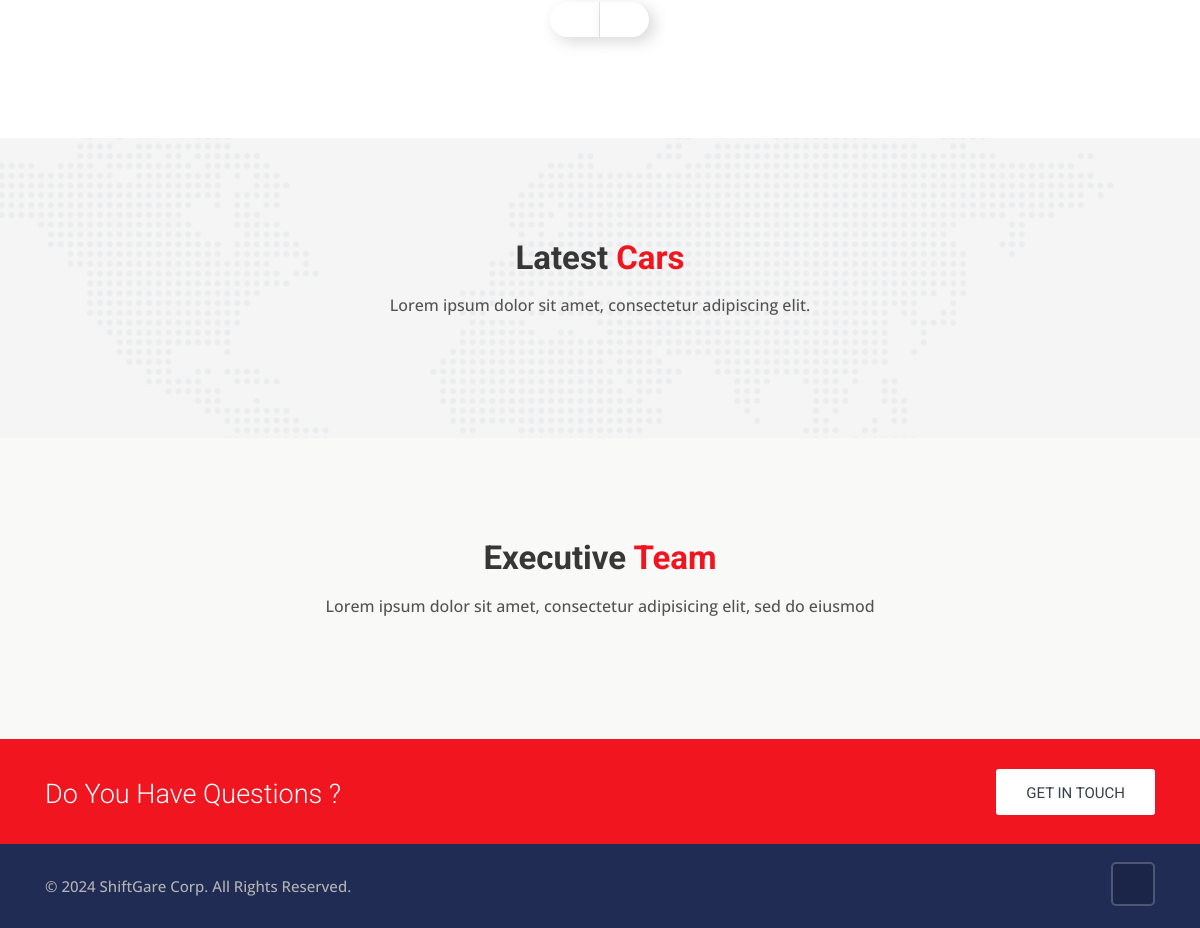
Before: / (lower part) with the older database file.
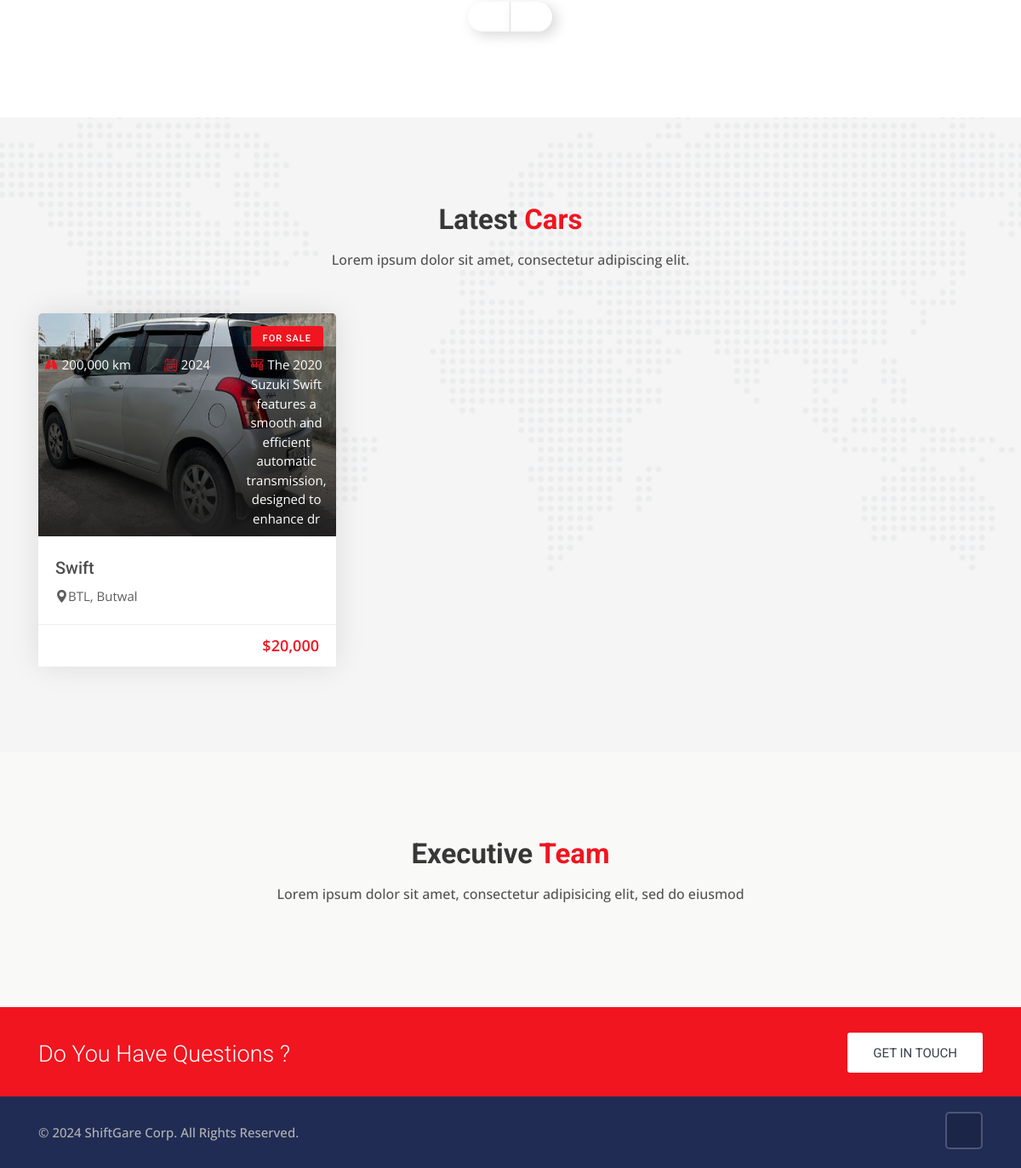
After: the same page with the newer database file.
### cars/models.py (models this page shows, shortened)
class Car(models.Model):
    state_choice = (
('KTM', 'Kathmandu'),
    ('BTL', 'Butwal'),
    ('BHR', 'Bhaktapur'),
    ('LAL', 'Lalitpur'),
    ('NPL', 'Nepalgunj'),
    ('DHA', 'Dhangadhi'),
    ('KAL', 'Kalaiya'),
    ('BIR', 'Biratnagar'),
    ('MOR', 'Morang'),
    ('SYN', 'Syndhuli'),
    ('PAR', 'Parbat'),
    ('KAV', 'Kavre'),
    ('SOL', 'Solukhumbu'),
    ('JAS', 'Jasikhel'),
    ('PAL', 'Palpa'),
    ('NAW', 'Nawalpur'),
    ('MAK', 'Makwanpur'),
    ('BAG', 'Baglung'),
    ('GUL', 'Gulmi'),
    ('DOL', 'Dolakha'),
    ('JUM', 'Jumla'),
    ('BAJ', 'Bajhang'),
    ('DHA', 'Dharan'),
    ('ROL', 'Rolpa'),
    ('RUK', 'Rukum'),
    ('SIND', 'Sindhupalchok'),
    ('KASK', 'Kaski'),
    ('SIRA', 'Siraha'),
    ('MGT', 'Magway'),
    ('BARA', 'Bara'),
    ('LAM', 'Lamjung'),
    ('SUR', 'Surkhet'),
    ('DOL', 'Dolang'),
    ('MUG', 'Muglin'),
    ('JAR', 'Jara'),
    ('BAIT', 'Baitadi'),
    ('SIND', 'Sindhuli'),
    ('KHOT', 'Khotang'),
    ('UDAY', 'Udayapur'),
    ('JHAPA', 'Jhapa'),
    ('NKT', 'Nuwakot'),
    ('TAN', 'Tanahun'),
    ('RAME', 'Ramechhap'),
    ('LAM', 'Lamjung'),
    ('MOR', 'Morang'),
    ('PRA', 'Pratapgarh'),
    ('RUP', 'Rupandehi'),
    ('NAW', 'Nawalpur'),
    ('DHA', 'Dharan'),
    ('DAI', 'Dailekh'),
    ('DOL', 'Dolakha'),
    ('SUN', 'Sunsari'),
    ('TAL', 'Talakjung'),
    ('MAHA', 'Mahottari'),
    ('SIRA', 'Siraha'),
    ('SIND', 'Sindhuli'),
    ('MUG', 'Mugu'),
    ('KANCH', 'Kanchanpur'),
    ('JHAPA', 'Jhapa'),
    ('KAV', 'Kavre'),
    ('DOL', 'Dolpa'),
    ('KARN', 'Karnali'),
    ('BAJ', 'Bajura'),
    ('RAUT', 'Rautahat'),
    ('DAN', 'Dang'),
    ('BANK', 'Banke'),
    )
    year_choice = []
    for r in range(2000, (datetime.now().year+1)):
        year_choice.append((r,r))
    features_choices = (
        ('Cruise Control', 'Cruise Control'),
        ('Audio Interface', 'Audio Interface'),
        ('Airbags', 'Airbags'),
        ('Air Conditioning', 'Air Conditioning'),
        ('Seat Heating', 'Seat Heating'),
        ('Alarm System', 'Alarm System'),
        ('ParkAssist', 'ParkAssist'),
        ('Power Steering', 'Power Steering'),
        ('Reversing Camera', 'Reversing Camera'),
        ('Direct Fuel Injection', 'Direct Fuel Injection'),
        ('Auto Start/Stop', 'Auto Start/Stop'),
        ('Wind Deflector', 'Wind Deflector'),
        ('Bluetooth Handset', 'Bluetooth Handset'),
    )
    car_title = models.CharField(max_length=255)
    state = models.CharField(choices=state_choice, max_length=100)
    city = models.CharField(max_length=100)
    color = models.CharField(max_length=100)
    model = models.CharField(max_length=100)
    year = models.IntegerField(('year'), choices=year_choice)
    condition = models.CharField(max_length=100)
    price = models.IntegerField()
    description = RichTextField()
    car_photo = models.ImageField(upload_to='photos/%Y/%m/%d')
    car_photo_1 = models.ImageField(upload_to='photos/%Y/%m/%d', blank=True)
    car_photo_2 = models.ImageField(upload_to='photos/%Y/%m/%d', blank=True)
    features = MultiSelectField(choices=features_choices)
    body_style = models.CharField(max_length=100)
    engine = models.CharField(max_length=100)
    transmission = models.CharField(max_length=100)
    interior = models.CharField(max_length=100)
    miles = models.IntegerField()
    doors = models.IntegerField()
    passengers = models.IntegerField()
    vin_no = models.CharField(max_length=100)
    milage = models.IntegerField()
    fuel_type = models.CharField(max_length=50)
    no_of_owners = models.CharField(max_length=100)
    is_featured = models.BooleanField(default=False)
    created_date = models.DateTimeField(default=datetime.now, blank=True)

### carzone/views.py (the view)
# urls.py: path('', views.index, name='index'),
def index(request):
    teams = Team.objects.all()
    featured_cars = Car.objects.order_by('-created_date').filter(is_featured=True)
    all_cars = Car.objects.order_by('-created_date')
    model_search = Car.objects.values_list('model', flat=True).distinct()
    city_search = Car.objects.values_list('city', flat=True).distinct()
    year_search = Car.objects.values_list('year', flat=True).distinct()
    body_style_search = Car.objects.values_list('body_style', flat=True).distinct()
    data = {
        'teams': teams,
        'featured_cars': featured_cars,
        'all_cars': all_cars,
        'model_search': model_search,
        'city_search': city_search,
        'year_search': year_search,
        'body_style_search': body_style_search,
    }
    return render(request, 'pages/index.html', data)

### templates/pages/index.html (shortened to what this page needs)
{% extends 'base.html' %}
{% block content %}
{% load static %}
{% load humanize %}
<div class="featured-car content-area-5">
    <div class="container">
        <div class="slick-slider-area clearfix">
            <div class="slick-btn">
                <div class="slick-prev slick-arrow-buton sab-4">
                    <i class="fa fa-angle-left"></i>
                </div>
                <div class="slick-next slick-arrow-buton sab-3">
                    <i class="fa fa-angle-right"></i>
                </div>
            </div>
        </div>
    </div>
</div>
<div class="featured-car content-area">
    <div class="container">
        <div class="main-title">
            <h1>Latest <span>Cars</span></h1>
            <p>Lorem ipsum dolor sit amet, consectetur adipiscing elit.</p>
        </div>
        <div class="row">
            {% for car in all_cars %}
            <div class="col-lg-4 col-md-6">
                <div class="car-box">
                    <div class="car-thumbnail">
                        <a href="{% url 'car_detail' car.id %}" class="car-img">
                            <div class="tag">For Sale</div>
                            <img class="d-block w-100" src="{{ car.car_photo.url }}" alt="car" style="min-height: 262px; max-height: 262px">
                            <div class="facilities-list clearfix">
                                <ul>
                                    <li>
                                        <span><i class="flaticon-way"></i></span>{{ car.miles | intcomma }} km
                                    </li>
                                    <li>
                                        <span><i class="flaticon-calendar-1"></i></span>{{ car.year }}
                                    </li>
                                    <li>
                                        <span><i class="flaticon-manual-transmission"></i></span>{{ car.transmission }}
                                    </li>
                                </ul>
                            </div>
                        </a>
                    </div>
                    <div class="detail">
                        <h1 class="title">
                            <a href="{% url 'car_detail' car.id %}">{{ car.car_title }}</a>
                        </h1>
                        <div class="location">
                            <a href="{% url 'car_detail' car.id %}">
                                <i class="flaticon-pin"></i>{{ car.state }}, {{ car.city }}
                            </a>
                        </div>
                    </div>
                    <div class="footer clearfix">
                        <div class="pull-right">
                            <p class="price">${{ car.price | intcomma }}</p>
                        </div>
                    </div>
                </div>
            </div>
            {% endfor %}
        </div>
    </div>
</div>
<div class="our-team content-area bg-grea-3">
    <div class="container">
        <div class="main-title">
            <h1>Executive <span>Team</span></h1>
            <p>Lorem ipsum dolor sit amet, consectetur adipisicing elit, sed do eiusmod</p>
        </div>
    </div>
</div>
<div class="intro-section">
    <div class="container">
        <div class="row">
            <div class="col-lg-9 col-md-8 col-sm-12">
                <div class="intro-text">
                    <h3>Do You Have Questions ?</h3>
                </div>
            </div>
            <div class="col-lg-3 col-md-4 col-sm-12">
                <a href="{% url 'contact' %}" class="btn btn-md">Get in Touch</a>
            </div>
        </div>
    </div>
</div>
{% endblock %}

Changed rows visible on the page:
added Car: car_photo (picture), miles "200,000", year "2024", transmission "The 2020 Suzuki Swift features a smooth and efficient automatic transmission, designed to enhance dr", car_title "Swift", state "BTL", city "Butwal", price "20,000"
